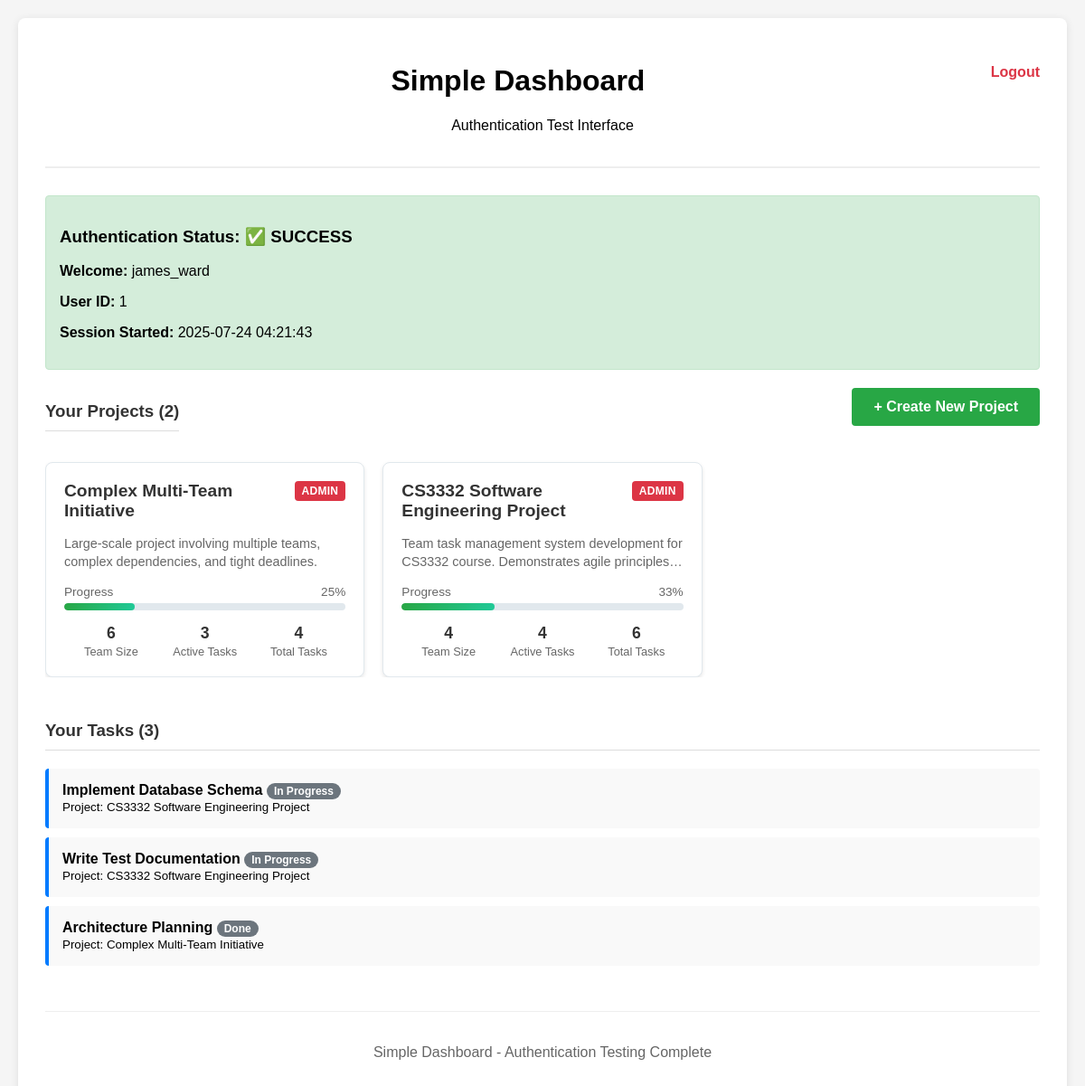
/dashboard.php (signed in), run on the app's committed database.
### tables this page shows
CREATE TABLE projects (
    project_id INT AUTO_INCREMENT PRIMARY KEY,
    title VARCHAR(100) NOT NULL,
    description TEXT,
    created_date TIMESTAMP DEFAULT CURRENT_TIMESTAMP,
    updated_at TIMESTAMP DEFAULT CURRENT_TIMESTAMP ON UPDATE CURRENT_TIMESTAMP
);

CREATE TABLE tasks (
    task_id INT AUTO_INCREMENT PRIMARY KEY,
    project_id INT NOT NULL,
    title VARCHAR(100) NOT NULL,
    description TEXT,
    status ENUM('To Do', 'In Progress', 'Done') DEFAULT 'To Do',
    assigned_by INT,
    assigned_date TIMESTAMP NULL,
    due_date DATE NULL,
    created_at TIMESTAMP DEFAULT CURRENT_TIMESTAMP,
    updated_at TIMESTAMP DEFAULT CURRENT_TIMESTAMP ON UPDATE CURRENT_TIMESTAMP,
    FOREIGN KEY (project_id) REFERENCES projects(project_id) ON DELETE CASCADE,
    FOREIGN KEY (assigned_by) REFERENCES users(user_id) ON DELETE SET NULL,
     
    CONSTRAINT chk_title_length CHECK (CHAR_LENGTH(title) <= 100 AND CHAR_LENGTH(title) >= 1),
     
    FULLTEXT INDEX ft_title_description (title, description)
);

### dashboard.php (the view, shortened to what this page needs)
<?php
$host = 'localhost';
$dbname = 'ttpm_system';
$username = 'root';
$password = '';
$mysqli = new mysqli($host, $username, $password, $dbname);
$userProjects = [];
if (isset($_SESSION['user_id'])) {
    $stmt = $mysqli->prepare("
        SELECT
            p.project_id,
            p.title,
            p.description,
            pm.role,
            (SELECT COUNT(*) FROM project_memberships pm2 WHERE pm2.project_id = p.project_id) as team_size,
            (SELECT COUNT(*) FROM tasks t WHERE t.project_id = p.project_id) as total_tasks,
            (SELECT COUNT(*) FROM tasks t WHERE t.project_id = p.project_id AND t.status = 'Done') as completed_tasks,
            (SELECT COUNT(*) FROM tasks t WHERE t.project_id = p.project_id AND t.status IN ('To Do', 'In Progress')) as active_tasks,
            p.created_date
        FROM projects p
        JOIN project_memberships pm ON p.project_id = pm.project_id
        WHERE pm.user_id = ?
        ORDER BY pm.joined_at DESC
    ");
    $stmt->bind_param("i", $_SESSION['user_id']);
    $stmt->execute();
    $result = $stmt->get_result();
    while ($row = $result->fetch_assoc()) {
        $row['progress_percent'] = $row['total_tasks'] > 0
            ? round(($row['completed_tasks'] / $row['total_tasks']) * 100)
            : 0;
        $userProjects[] = $row;
    }
}
$userTasks = [];
if (isset($_SESSION['user_id'])) {
    $stmt = $mysqli->prepare("
        SELECT t.task_id, t.title, t.status, p.title as project_title
        FROM tasks t
        JOIN task_assignments ta ON t.task_id = ta.task_id
        JOIN projects p ON t.project_id = p.project_id
        WHERE ta.user_id = ?
        LIMIT 10
    ");
    $stmt->bind_param("i", $_SESSION['user_id']);
    $stmt->execute();
    $result = $stmt->get_result();
    while ($row = $result->fetch_assoc()) {
        $userTasks[] = $row;
    }
}
?>
<!DOCTYPE html>
<html lang="en">
<head>
    <link rel="stylesheet" href="assets/css/project.css">
    <link rel="stylesheet" href="assets/css/components.css">
</head>
<body>
    <div class="container dashboard">
        <div class="header center">
            <a href="logout.php" class="logout-link">Logout</a>
            <h1>Simple Dashboard</h1>
            <p>Authentication Test Interface</p>
        </div>
        <div class="auth-info">
            <h3>Authentication Status: ✅ SUCCESS</h3>
            <p><strong>Welcome:</strong> <?php echo htmlspecialchars($_SESSION['username'] ?? 'Unknown'); ?></p>
            <p><strong>User ID:</strong> <?php echo htmlspecialchars($_SESSION['user_id'] ?? 'Not set'); ?></p>
            <p><strong>Session Started:</strong> <?php echo date('Y-m-d H:i:s'); ?></p>
        </div>
        <div class="section">
            <div class="flex-between mb-2">
                <h3 style="margin: 0;">Your Projects (<?php echo count($userProjects); ?>)</h3>
                <div>
                    <a href="create-project.php" class="btn-create member-only">+ Create New Project</a>
                </div>
            </div>
            <?php if (empty($userProjects)): ?>
                <div class="text-center tasks-placeholder">
                    <p><strong>No projects yet!</strong></p>
                    <p>Create your first project to get started with task management.</p>
                </div>
            <?php else: ?>
                <div class="project-cards">
                    <?php foreach ($userProjects as $project): ?>
                        <div class="project-card" onclick="window.location.href='project.php?id=<?php echo $project['project_id']; ?>'">
                            <div class="project-card-header">
                                <div>
                                    <a href="project.php?id=<?php echo $project['project_id']; ?>" class="project-card-title">
                                        <?php echo htmlspecialchars($project['title']); ?>
                                    </a>
                                </div>
                                <span class="role-badge role-<?php echo $project['role']; ?>">
                                    <?php echo ucfirst($project['role']); ?>
                                </span>
                            </div>
                            <div class="project-card-description">
                                <?php echo htmlspecialchars($project['description'] ?? 'No description provided'); ?>
                            </div>
                            <div class="project-progress">
                                <div class="progress-label">
                                    <span>Progress</span>
                                    <span><?php echo $project['progress_percent']; ?>%</span>
                                </div>
                                <div class="progress-bar">
                                    <div class="progress-fill <?php echo $project['progress_percent'] == 0 ? 'zero' : ''; ?>"
                                         style="width: <?php echo $project['progress_percent']; ?>%"></div>
                                </div>
                            </div>
                            <div class="project-stats">
                                <div class="stat-item">
                                    <span class="stat-number"><?php echo $project['team_size']; ?></span>
                                    <div class="stat-label">Team Size</div>
                                </div>
                                <div class="stat-item">
                                    <span class="stat-number"><?php echo $project['active_tasks']; ?></span>
                                    <div class="stat-label">Active Tasks</div>
                                </div>
                                <div class="stat-item">
                                    <span class="stat-number"><?php echo $project['total_tasks']; ?></span>
                                    <div class="stat-label">Total Tasks</div>
                                </div>
                            </div>
                        </div>
                    <?php endforeach; ?>
                </div>
            <?php endif; ?>
        </div>
        <div class="section">
            <h3>Your Tasks (<?php echo count($userTasks); ?>)</h3>
            <?php if (empty($userTasks)): ?>
                <p>No tasks assigned.</p>
            <?php else: ?>
                <?php foreach ($userTasks as $task): ?>
                    <div class="item">
                        <strong><?php echo htmlspecialchars($task['title']); ?></strong>
                        <span class="status-badge"><?php echo htmlspecialchars($task['status']); ?></span>
                        <br>
                        <small>Project: <?php echo htmlspecialchars($task['project_title']); ?></small>
                    </div>
                <?php endforeach; ?>
            <?php endif; ?>
        </div>
        <div style="text-align: center; margin-top: 40px; padding-top: 20px; border-top: 1px solid #eee; color: #666;">
            <p>Simple Dashboard - Authentication Testing Complete</p>
        </div>
    </div>
</body>
</html>

### assets/css/project.css (style rules this page uses)
body { font-family: Arial, sans-serif; margin: 0; padding: 20px; background-color: #f5f5f5; }
.container { max-width: 1000px; margin: 0 auto; background: white; padding: 30px; border-radius: 8px; box-shadow: 0 2px 10px rgba(0,0,0,0.1); }
.header { display: flex; justify-content: space-between; align-items: center; margin-bottom: 30px; padding-bottom: 20px; border-bottom: 2px solid #eee; }
.header.center { text-align: center; display: block; }
.role-badge { padding: 5px 12px; border-radius: 15px; font-size: 12px; font-weight: bold; color: white; }
.role-admin { background: #dc3545; }
.section { margin-bottom: 30px; }
.section h3 { color: #333; border-bottom: 1px solid #ddd; padding-bottom: 10px; margin-bottom: 20px; }
.btn-create { background: #28a745; color: white; padding: 12px 24px; border: none; border-radius: 4px; text-decoration: none; font-size: 16px; font-weight: bold; display: inline-block; margin-bottom: 20px; }
.project-cards { display: grid; grid-template-columns: repeat(auto-fill, minmax(320px, 1fr)); gap: 20px; margin-top: 20px; }
.project-card { background: white; border: 1px solid #e1e8ed; border-radius: 8px; padding: 20px; transition: all 0.2s ease; cursor: pointer; box-shadow: 0 2px 4px rgba(0,0,0,0.1); }
.project-card-header { display: flex; justify-content: space-between; align-items: start; margin-bottom: 15px; }
.project-card-title { font-size: 1.2rem; font-weight: bold; color: #333; margin: 0 0 5px 0; text-decoration: none; }
.project-card-description { color: #666; font-size: 0.9rem; margin-bottom: 15px; line-height: 1.4; display: -webkit-box; -webkit-line-clamp: 2; -webkit-box-orient: vertical; overflow: hidden; }
.project-progress { margin-bottom: 15px; }
.progress-label { display: flex; justify-content: space-between; font-size: 0.85rem; color: #666; margin-bottom: 5px; }
.progress-bar { width: 100%; height: 8px; background: #e1e8ed; border-radius: 4px; overflow: hidden; }
.progress-fill { height: 100%; background: linear-gradient(90deg, #28a745, #20c997); border-radius: 4px; transition: width 0.3s ease; }
.project-stats { display: flex; justify-content: space-between; margin-top: 15px; }
.stat-item { text-align: center; flex: 1; }
.stat-number { display: block; font-size: 1.1rem; font-weight: bold; color: #333; }
.stat-label { font-size: 0.8rem; color: #666; margin-top: 2px; }
.item { padding: 15px; margin: 10px 0; background: #f9f9f9; border-left: 4px solid #007bff; border-radius: 4px; transition: background 0.2s; }
.container.dashboard { max-width: 1200px; }
.logout-link { float: right; color: #dc3545; text-decoration: none; font-weight: bold; }
.status-badge { padding: 2px 8px; border-radius: 12px; font-size: 12px; font-weight: bold; color: white; background: #6c757d; }
.auth-info { background: #d4edda; border: 1px solid #c3e6cb; padding: 15px; border-radius: 4px; margin-bottom: 20px; }
.mb-2 { margin-bottom: 20px; }
.flex-between { display: flex; justify-content: space-between; align-items: center; }
.section { overflow: hidden; }

### assets/css/components.css (style rules this page uses)
.member-only { display: block; }
.role-badge { display: inline-block; padding: 0.25rem 0.5rem; font-size: 0.75rem; font-weight: 600; border-radius: 0.25rem; text-transform: uppercase; letter-spacing: 0.025em; }

### data on the page
projects: title "Complex Multi-Team Initiative", role "ADMIN", description "Large-scale project involving multiple teams, complex dependencies, and tight deadlines.", progress_percent "25", team_size "6", active_tasks "3", total_tasks "4"
projects: title "CS3332 Software Engineering Project", role "ADMIN", description "Team task management system development for CS3332 course. Demonstrates agile…", progress_percent "33", team_size "4", active_tasks "4", total_tasks "6"
tasks: title "Implement Database Schema", status "In Progress", project.title "CS3332 Software Engineering Project"
tasks: title "Write Test Documentation", status "In Progress", project.title "CS3332 Software Engineering Project"
tasks: title "Architecture Planning", status "Done", project.title "Complex Multi-Team Initiative"

### other printed values
$_SESSION['username'] "james_ward"
$_SESSION['user_id'] "1"
count($userProjects) "2"
count($userTasks) "3"
